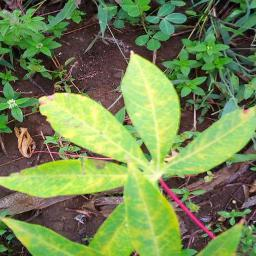
#> input picture AnalyseCassacaDiseases/images/4.jpg, 256 x 256 px; its folder holds only this picture in this run
$ python -i _api_analyse_symptomes_tiges.py   (imports and definitions only)
#> lines starting #> are read from the running program, lines starting #| are printed output that depends on the picture; after the words box and inside, x2 and y2 are one past the last pixel; in counts of white or black regions, pixels touching at a corner belong together
from flask import Flask, request, jsonify
import cv2
import numpy as np
from skimage.feature import graycomatrix, graycoprops

# [1 line not run here, left out]

def detecter_lesions_tiges(image_tiges):
    # Convertir l'image en niveaux de gris
    gray = cv2.cvtColor(image_tiges, cv2.COLOR_BGR2GRAY)

    # Appliquer un flou gaussien pour réduire le bruit
    blurred = cv2.GaussianBlur(gray, (5, 5), 0)

    # Appliquer une binarisation adaptative pour segmenter les lésions
    _, lesions_mask = cv2.threshold(blurred, 0, 255, cv2.THRESH_BINARY_INV + cv2.THRESH_OTSU)

    return lesions_mask

def mesurer_longueur_largeur_lesions(lesions_mask):
    # Trouver les contours des lésions
    contours, _ = cv2.findContours(lesions_mask, cv2.RETR_EXTERNAL, cv2.CHAIN_APPROX_SIMPLE)

    # Initialiser les variables de longueur et largeur maximales
    max_longueur = 0
    max_largeur = 0

    # Parcourir tous les contours et trouver le rectangle englobant le plus grand
    for contour in contours:
        x, y, w, h = cv2.boundingRect(contour)
        if w > max_largeur:
            max_largeur = w
        if h > max_longueur:
            max_longueur = h

    return max_longueur, max_largeur

def detecter_couleur_lesions(image_tiges, lesions_mask):
    # Convertir l'image en espace de couleur HSV
    hsv = cv2.cvtColor(image_tiges, cv2.COLOR_BGR2HSV)

    # Calculer la couleur moyenne des pixels dans les zones de lésions
    couleur_masked = cv2.bitwise_and(hsv, hsv, mask=lesions_mask)
    h, s, v = cv2.split(couleur_masked)

    # Calculer la couleur moyenne dans les zones de lésions
    mean_hue = np.mean(h)
    mean_saturation = np.mean(s)
    mean_value = np.mean(v)

    return mean_hue, mean_saturation, mean_value

def calculer_caracteristiques_symptomes_tiges(image_path):
    # Charger l'image des tiges de manioc
#> called with image_path = '../images/4.jpg'
    image_tiges = cv2.imread(image_path)
#> image_tiges is the input picture: shape (256, 256, 3); mean B, G, R 81.5, 135.4, 116.4

    # 1. Détection des lésions sur les tiges
    lesions_mask = detecter_lesions_tiges(image_tiges)
#> in detecter_lesions_tiges, `gray = cv2.cvtColor(image_tiges, cv2.COLOR_BGR2GRAY)`:
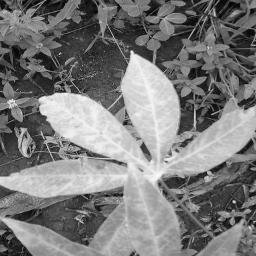
#> gray: shape (256, 256); min 0, max 250, mean 123.6
#> in detecter_lesions_tiges, `blurred = cv2.GaussianBlur(gray, (5, 5), 0)`:
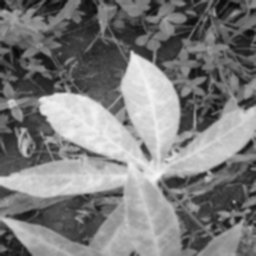
#> blurred: shape (256, 256); min 9, max 246, mean 123.6
#> in detecter_lesions_tiges, `_, lesions_mask = cv2.threshold(blurred, 0, 255, cv2.THRESH_BINARY_INV..`:
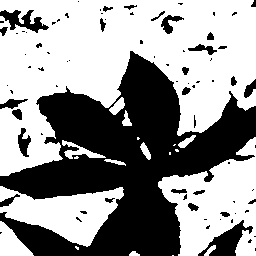
#> lesions_mask: shape (256, 256); 58.6% white; 81 black regions (53 under 20 px)

    # 2. Mesure de la longueur et de la largeur des lésions
    longueur_lesions, largeur_lesions = mesurer_longueur_largeur_lesions(lesions_mask)
#> in mesurer_longueur_largeur_lesions, `contours, _ = cv2.findContours(lesions_mask, cv2.RETR_EXTERNAL, cv2.CH..`: contours = 19 contours, 7 with area under 20; largest, box (x1, y1, x2, y2) and area: (0, 0, 256, 176) 26890, (158, 137, 256, 256) 6397, (0, 186, 124, 247) 3878, (0, 221, 34, 256) 602, (62, 140, 106, 159) 226
#> the loop in mesurer_longueur_largeur_lesions, `for contour in contours:` made 19 passes
#> (contour, x, y, w, h, max_largeur, max_longueur) on pass 1: ([[172, 255], [173, 255]], 172, 255, 2, 1, 2, 1)
#> (x, y, w, h, max_largeur, max_longueur) on passes 2, 4, 5, 6, 19: (129, 251, 11, 5, 11, 5), (204, 245, 12, 11, 12, 11), (0, 221, 34, 35, 34, 35), (0, 186, 124, 61, 124, 61), (0, 0, 256, 176, 256, 176)
#> after the loop in mesurer_longueur_largeur_lesions, `for contour in contours:`: max_largeur = 256; max_longueur = 176
#> longueur_lesions = 176; largeur_lesions = 256

    # 3. Détection de la couleur moyenne des lésions
    mean_hue, mean_saturation, mean_value = detecter_couleur_lesions(image_tiges, lesions_mask)
#> in detecter_couleur_lesions, `hsv = cv2.cvtColor(image_tiges, cv2.COLOR_BGR2HSV)`: hsv: shape (256, 256, 3); mean H, S, V 57, 111.3, 143
#> in detecter_couleur_lesions, `couleur_masked = cv2.bitwise_and(hsv, hsv, mask=lesions_mask)`: couleur_masked: shape (256, 256, 3); mean H, S, V 39.2, 59.9, 55.6
#> in detecter_couleur_lesions, `h, s, v = cv2.split(couleur_masked)`:
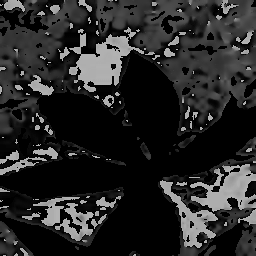
#> h: shape (256, 256); min 0, max 179, mean 39.2
#> in detecter_couleur_lesions, `h, s, v = cv2.split(couleur_masked)`:
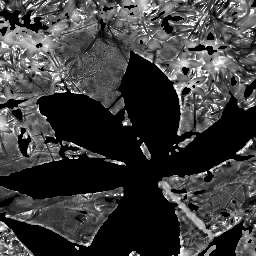
#> s: shape (256, 256); min 0, max 255, mean 59.9
#> in detecter_couleur_lesions, `h, s, v = cv2.split(couleur_masked)`:
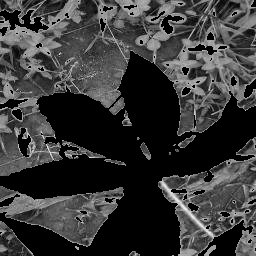
#> v: shape (256, 256); min 0, max 248, mean 55.6
#> in detecter_couleur_lesions, `mean_hue = np.mean(h)`: mean_hue = 39.21
#> in detecter_couleur_lesions, `mean_saturation = np.mean(s)`: mean_saturation = 59.86
#> in detecter_couleur_lesions, `mean_value = np.mean(v)`: mean_value = 55.6
#> mean_hue = 39.21; mean_saturation = 59.86; mean_value = 55.6

    # Mettre en forme les résultats
    caracteristiques_symptomes_tiges = {
        'presence_lesions': bool(np.any(lesions_mask)),  # Indique si des lésions sont présentes
        'longueur_lesions': longueur_lesions,
        'largeur_lesions': largeur_lesions,
        'couleur_lesions': {
            'mean_hue': mean_hue,
            'mean_saturation': mean_saturation,
            'mean_value': mean_value
        }
    }

    return caracteristiques_symptomes_tiges

# [11 lines that did not run here, left out]

# [2 lines not run here, left out]

>>> result = calculer_caracteristiques_symptomes_tiges('../images/4.jpg')
#> result = 4 items

$ run again, on AnalyseCassacaDiseases/images/5.jpg
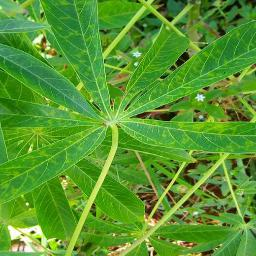
#> input picture AnalyseCassacaDiseases/images/5.jpg, 256 x 256 px
#> in calculer_caracteristiques_symptomes_tiges, image_tiges is the input picture: shape (256, 256, 3); mean B, G, R 46.7, 150.8, 87.4
#> in detecter_lesions_tiges, `_, lesions_mask = cv2.threshold(blurred, 0, 255, cv2.THRESH_BINARY_INV..`:
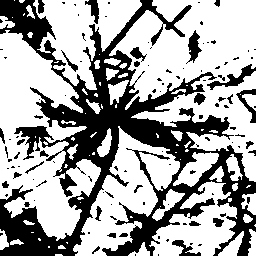
#> lesions_mask: shape (256, 256); 65.1% white; 114 black regions (82 under 20 px)
#> contours = 79 contours, 47 with area under 20; largest, box (x1, y1, x2, y2) and area: (109, 0, 256, 182) 13902, (0, 30, 101, 241) 10686, (73, 126, 180, 256) 5582, (33, 0, 142, 90) 4443, (149, 181, 237, 256) 3280
#> the loop in mesurer_longueur_largeur_lesions, `for contour in contours:` made 79 passes
#> (contour, x, y, w, h, max_largeur, max_longueur) on pass 1: ([[55, 254], [55, 255], [62, 255], [61, 254]], 55, 254, 8, 2, 8, 2)
#> after the loop in mesurer_longueur_largeur_lesions, `for contour in contours:`: max_largeur = 147; max_longueur = 211
#> largeur_lesions = 147
#> hsv: shape (256, 256, 3); mean H, S, V 48.4, 182.8, 151.3
#> couleur_masked: shape (256, 256, 3); mean H, S, V 32.2, 128, 87.7
#> in detecter_couleur_lesions, `h, s, v = cv2.split(couleur_masked)`:
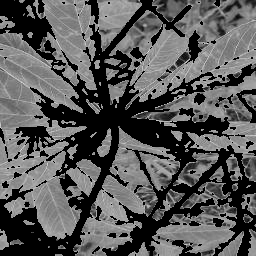
#> v: shape (256, 256); min 0, max 229, mean 87.7
#> in detecter_couleur_lesions, `mean_hue = np.mean(h)`: mean_hue = 32.16
#> in detecter_couleur_lesions, `mean_saturation = np.mean(s)`: mean_saturation = 128
#> in detecter_couleur_lesions, `mean_value = np.mean(v)`: mean_value = 87.71
#> in calculer_caracteristiques_symptomes_tiges, `mean_hue, mean_saturation, mean_value = detecter_couleur_lesions(image..`: mean_hue = 32.16; mean_saturation = 128; mean_value = 87.71
#> result = 4 items

$ run again, on AnalyseCassacaDiseases/images/6.jpg
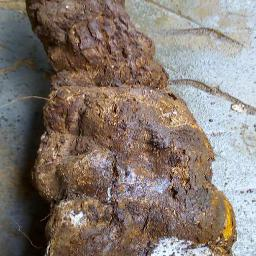
#> input picture AnalyseCassacaDiseases/images/6.jpg, 256 x 256 px
#> in calculer_caracteristiques_symptomes_tiges, image_tiges is the input picture: shape (256, 256, 3); mean B, G, R 113, 120.7, 132.6
#> in detecter_lesions_tiges, `_, lesions_mask = cv2.threshold(blurred, 0, 255, cv2.THRESH_BINARY_INV..`:
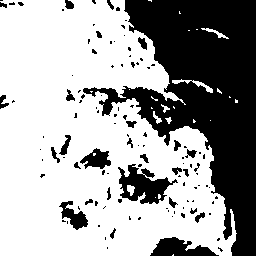
#> lesions_mask: shape (256, 256); 64.3% white; 115 black regions (86 under 20 px)
#> contours = 21 contours, 17 with area under 20; largest, box (x1, y1, x2, y2) and area: (0, 0, 237, 256) 44349, (172, 79, 213, 93) 94, (201, 28, 229, 39) 52, (153, 111, 162, 124) 30
#> the loop in mesurer_longueur_largeur_lesions, `for contour in contours:` made 21 passes
#> (contour, x, y, w, h, max_largeur, max_longueur) on passes 1, 3: ([[173, 254], [172, 255], [173, 255]], 172, 254, 2, 2, 2, 2), ([[193, 119], [193, 122], [194, 122], [195, 121]], 193, 119, 3, 4, 3, 4)
#> after the loop in mesurer_longueur_largeur_lesions, `for contour in contours:`: max_largeur = 237; max_longueur = 256
#> largeur_lesions = 237
#> hsv: shape (256, 256, 3); mean H, S, V 46.6, 68.4, 138.1
#> couleur_masked: shape (256, 256, 3); mean H, S, V 20.9, 56.1, 68.1
#> in detecter_couleur_lesions, `h, s, v = cv2.split(couleur_masked)`:
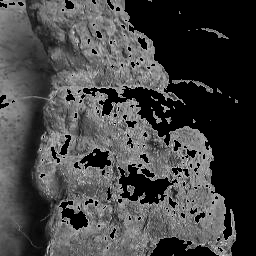
#> v: shape (256, 256); min 0, max 247, mean 68.1
#> in detecter_couleur_lesions, `mean_hue = np.mean(h)`: mean_hue = 20.89
#> in detecter_couleur_lesions, `mean_saturation = np.mean(s)`: mean_saturation = 56.14
#> in detecter_couleur_lesions, `mean_value = np.mean(v)`: mean_value = 68.09
#> in calculer_caracteristiques_symptomes_tiges, `mean_hue, mean_saturation, mean_value = detecter_couleur_lesions(image..`: mean_hue = 20.89; mean_saturation = 56.14; mean_value = 68.09
#> result = 4 items

$ run again, on AnalyseCassacaDiseases/images/7.jpg
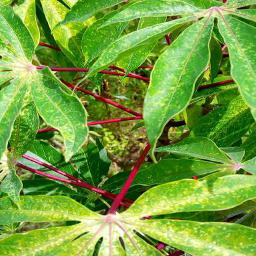
#> input picture AnalyseCassacaDiseases/images/7.jpg, 256 x 256 px
#> in calculer_caracteristiques_symptomes_tiges, image_tiges is the input picture: shape (256, 256, 3); mean B, G, R 61.9, 158.8, 117.2
#> in detecter_lesions_tiges, `_, lesions_mask = cv2.threshold(blurred, 0, 255, cv2.THRESH_BINARY_INV..`:
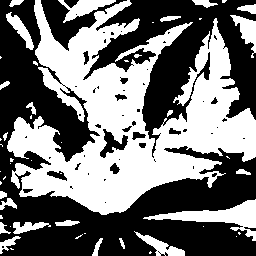
#> lesions_mask: shape (256, 256); 45.8% white; 51 white regions (27 under 20 px)
#> contours = 50 contours, 29 with area under 20; largest, box (x1, y1, x2, y2) and area: (7, 0, 256, 215) 25022, (143, 199, 256, 241) 1296, (58, 0, 116, 23) 476, (230, 15, 256, 58) 394, (134, 231, 185, 256) 364
#> the loop in mesurer_longueur_largeur_lesions, `for contour in contours:` made 50 passes
#> (x, y, w, h, max_largeur, max_longueur) on passes 1, 3, 4, 10, 17, 49: (149, 251, 3, 3, 3, 3), (119, 238, 6, 11, 6, 11), (92, 238, 11, 18, 11, 18), (134, 231, 51, 25, 51, 25), (143, 199, 113, 42, 113, 42), (7, 0, 249, 215, 249, 215)
#> after the loop in mesurer_longueur_largeur_lesions, `for contour in contours:`: max_largeur = 249; max_longueur = 215
#> largeur_lesions = 249
#> hsv: shape (256, 256, 3); mean H, S, V 45, 172.2, 163
#> couleur_masked: shape (256, 256, 3); mean H, S, V 21.8, 95, 52.2
#> in detecter_couleur_lesions, `h, s, v = cv2.split(couleur_masked)`:
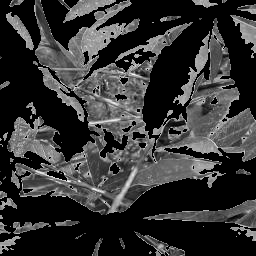
#> v: shape (256, 256); min 0, max 255, mean 52.2
#> in detecter_couleur_lesions, `mean_hue = np.mean(h)`: mean_hue = 21.79
#> in detecter_couleur_lesions, `mean_saturation = np.mean(s)`: mean_saturation = 95
#> in detecter_couleur_lesions, `mean_value = np.mean(v)`: mean_value = 52.15
#> in calculer_caracteristiques_symptomes_tiges, `mean_hue, mean_saturation, mean_value = detecter_couleur_lesions(image..`: mean_hue = 21.79; mean_saturation = 95; mean_value = 52.15
#> result = 4 items
